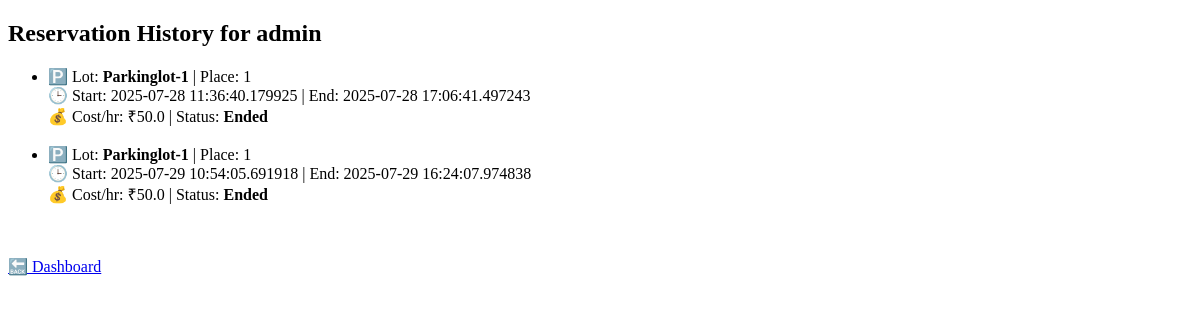
The app's page /history (signed in), older data.
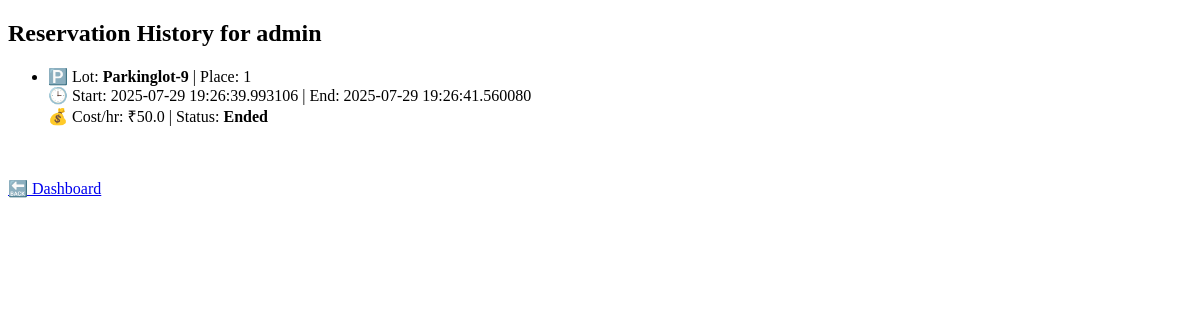
The same page, newer data.
### app.py (models this page shows)
class ParkingLot(db.Model):
    __tablename__ = 'parkinglots'
    id = db.Column(db.Integer, primary_key=True)
    name = db.Column(db.String(100), nullable=False)
    address = db.Column(db.String(200))
    pincode = db.Column(db.String(10))
    price = db.Column(db.Integer)
    max_spots = db.Column(db.Integer)
    places = db.relationship('Place', backref='lot', lazy=True)

class Reservation(db.Model):
    __tablename__ = 'reservation'
    id = db.Column(db.Integer, primary_key=True)
    user_id = db.Column(db.Integer, db.ForeignKey('user.id'))
    place_id = db.Column(db.Integer, db.ForeignKey('places.id'))
    start_time = db.Column(db.DateTime, default=datetime.now)
    end_time = db.Column(db.DateTime, nullable=True)
    status = db.Column(db.String(20), default='active')
    cost_per_hour = db.Column(db.Float, nullable=True)
    user = db.relationship('User', backref='reservations')
    place = db.relationship('Place', backref='reservations')

### app.py (the view)
@app.route('/history')
def user_history():
    user_id = session.get('user_id')
    if not user_id:
        return redirect('/login')  #  Force login if not authenticated
    reservations = Reservation.query.filter_by(user_id=user_id).all()
    final_data = []
    for res in reservations:
        place = Place.query.get(res.place_id)
        if not place:
            continue  # skip this reservation if place is missing
        lot = ParkingLot.query.get(place.lot_id)
        if not lot:
            continue  # skip if lot is missing
        final_data.append({
            'lot_name': lot.name,
            'place_number': place.number,
            'start_time': res.start_time,
            'end_time': res.end_time,
            'cost_per_hour': res.cost_per_hour,
            'is_active': res.status=='active'
        })
    return render_template("user_history.html", reservations=final_data)

### templates/user_history.html (shortened to what this page needs)
<!DOCTYPE html>
<html>
<head>
</head>
<body>
    <h2>Reservation History for {{ session.username }}</h2>
    {% if reservations %}
        <ul>
        {% for res in reservations %}
            <li>
                🅿️ Lot: <strong>{{ res.lot_name }}</strong> | Place: {{ res.place_number }}<br>
                🕒 Start: {{ res.start_time }} | End: {{ res.end_time or 'Active' }}<br>
                💰 Cost/hr: ₹{{ res.cost_per_hour }} | Status: <strong>{{ 'Active' if res.is_active else 'Ended' }}</strong>
            </li><br>
        {% endfor %}
        </ul>
    {% else %}
        <p>No reservations found.</p>
    {% endif %}
     <br><a href="{{ url_for('dashboard') }}">🔙  Dashboard</a>
</body>
</html>

Row changes from the older to the newer data that the page shows:
removed Reservation: start_time "2025-07-29 10:54:05.691918", end_time "2025-07-29 16:24:07.974838", cost_per_hour "50.0"
Text that changed along with them:
new list line: "🅿️ Lot: | Place: 1 🕒 Start: | End: 💰 Cost/hr: ₹ | Status: Ended"
new list line: "Parkinglot-9"
new list line: "2025-07-29 19:26:39.993106 2025-07-29 19:26:41.560080 50.0"
list line gone: "🅿️ Lot: | Place: 1 🕒 Start: | End: 💰 Cost/hr: ₹ | Status: Ended"
list line gone: "Parkinglot-1"
list line gone: "2025-07-28 11:36:40.179925 2025-07-28 17:06:41.497243 50.0"
